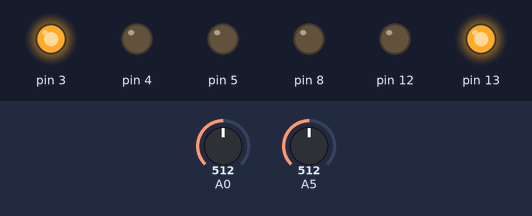
The sketch below on a simulated Arduino Uno, built with avr-gcc and run on an emulated ATmega328P. Parts: output pins drawn as LEDs (lit = HIGH). Inputs (shaded band) come from the test bench; at power-on: A0 = 512, A5 = 512.

Above: at 0.15 s.
At 2.8 s:
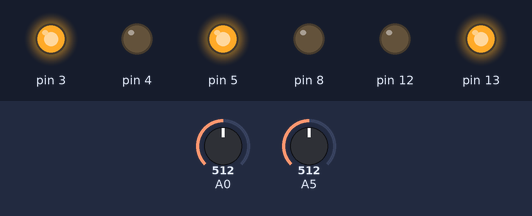
Timing chart, 0 to 7.2 s (numbered marks = the images above):
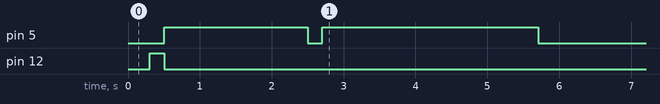

The sketch:

conveyerV3.ino
```cpp
int nb=0;
bool in = false;
bool out = false;
bool current_state = false;
//Bleu 0
//Vert 1
// Piston: 12
unsigned long end = 0;
void setup() {
    pinMode(3, OUTPUT);
    pinMode(4, OUTPUT);
    pinMode(13, OUTPUT);
    pinMode(8, OUTPUT);
    pinMode(5, OUTPUT);
    pinMode(12, OUTPUT);
    digitalWrite(12, LOW);
    digitalWrite(3, HIGH);
    digitalWrite(4,LOW);
    digitalWrite(8, LOW);
    digitalWrite(13, HIGH);
    Serial.begin(9600);
}

bool readSensor(int pin){
    int moy = 0;
    for (int i=0; i<3; i++){
    moy+= analogRead(pin);
    delay (50);

  }
  moy/=3;
  return(moy>500 );
}


void loop() {

  if(readSensor(0)){
    if (not in){
    nb++;
    end = millis()+45000;
    in = true;
    }
    //Serial.println(nb);
  }
  else{
    in = false;
  }

  if (readSensor(5)){
    if (not out){
      if (nb>0){
            nb--;
            digitalWrite(12, HIGH);
            delay(200);
            digitalWrite(12, LOW);
            if(nb == 0){
              end = millis()+5000;
            }
      }
    out = true;
    }
    //Serial.println(nb);

    }
    else{
      out = false;
    }

    if(millis()<end){
    if(current_state == false){
      current_state = true;
    digitalWrite(5, HIGH);
    delay(2000);
    digitalWrite(5, LOW);
    delay(200);
    digitalWrite(5, HIGH);
    }


  }
  else{
    current_state = false;
    digitalWrite(5,LOW);
    nb=0;
  }
  }
```

Measured:
- by itself, pin 5: LOW → HIGH at 0.50 s, → LOW 2.0 s later, → HIGH 0.20 s later, → LOW 3.0 s later
- by itself, pin 12: LOW → HIGH at 0.30 s, → LOW 0.20 s later
